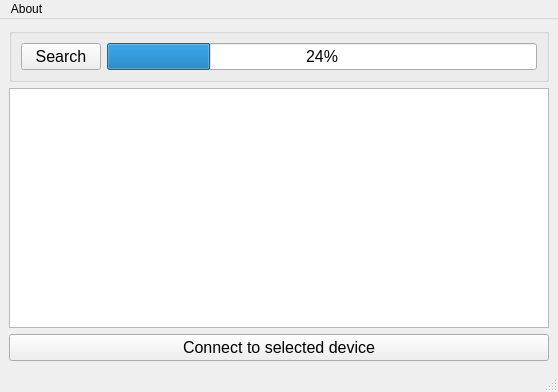
<?xml version="1.0" encoding="UTF-8"?>
<ui version="4.0">
 <class>MainWindow</class>
 <widget class="QMainWindow" name="MainWindow">
  <property name="geometry">
   <rect>
    <x>0</x>
    <y>0</y>
    <width>558</width>
    <height>384</height>
   </rect>
  </property>
  <property name="windowTitle">
   <string>MainWindow</string>
  </property>
  <widget class="QWidget" name="centralwidget">
   <layout class="QVBoxLayout" name="verticalLayout">
    <item>
     <widget class="QGroupBox" name="horizontalGroupBox">
      <layout class="QHBoxLayout" name="horizontalLayout_3">
       <item>
        <widget class="QPushButton" name="pushButton_search">
         <property name="font">
          <font>
           <family>Arial</family>
           <pointsize>12</pointsize>
          </font>
         </property>
         <property name="cursor">
          <cursorShape>ArrowCursor</cursorShape>
         </property>
         <property name="text">
          <string>Search</string>
         </property>
        </widget>
       </item>
       <item>
        <widget class="QProgressBar" name="progressBar">
         <property name="font">
          <font>
           <family>Arial</family>
           <pointsize>12</pointsize>
          </font>
         </property>
         <property name="value">
          <number>24</number>
         </property>
        </widget>
       </item>
      </layout>
     </widget>
    </item>
    <item>
     <widget class="QListWidget" name="listWidget">
      <property name="minimumSize">
       <size>
        <width>540</width>
        <height>240</height>
       </size>
      </property>
     </widget>
    </item>
    <item>
     <widget class="QPushButton" name="pushButton">
      <property name="font">
       <font>
        <family>Arial</family>
        <pointsize>12</pointsize>
       </font>
      </property>
      <property name="text">
       <string>Connect to selected device</string>
      </property>
     </widget>
    </item>
   </layout>
  </widget>
  <widget class="QMenuBar" name="menubar">
   <property name="geometry">
    <rect>
     <x>0</x>
     <y>0</y>
     <width>558</width>
     <height>22</height>
    </rect>
   </property>
   <widget class="QMenu" name="menuAbout">
    <property name="title">
     <string>About</string>
    </property>
    <addaction name="actionAbout"/>
   </widget>
   <addaction name="menuAbout"/>
  </widget>
  <widget class="QStatusBar" name="statusbar"/>
  <action name="actionOpen">
   <property name="text">
    <string>Open</string>
   </property>
  </action>
  <action name="actionSave">
   <property name="text">
    <string>Save</string>
   </property>
  </action>
  <action name="actionAbout">
   <property name="text">
    <string>About</string>
   </property>
  </action>
 </widget>
 <resources/>
 <connections/>
</ui>
